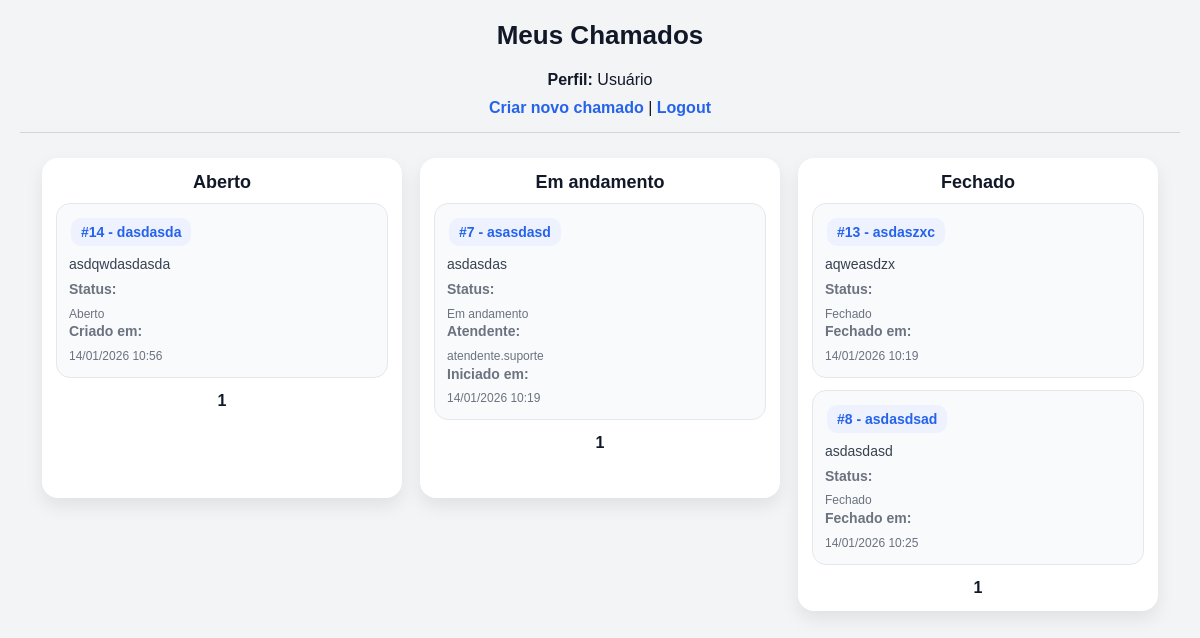
The app's page /meus-chamados (signed in), older data.
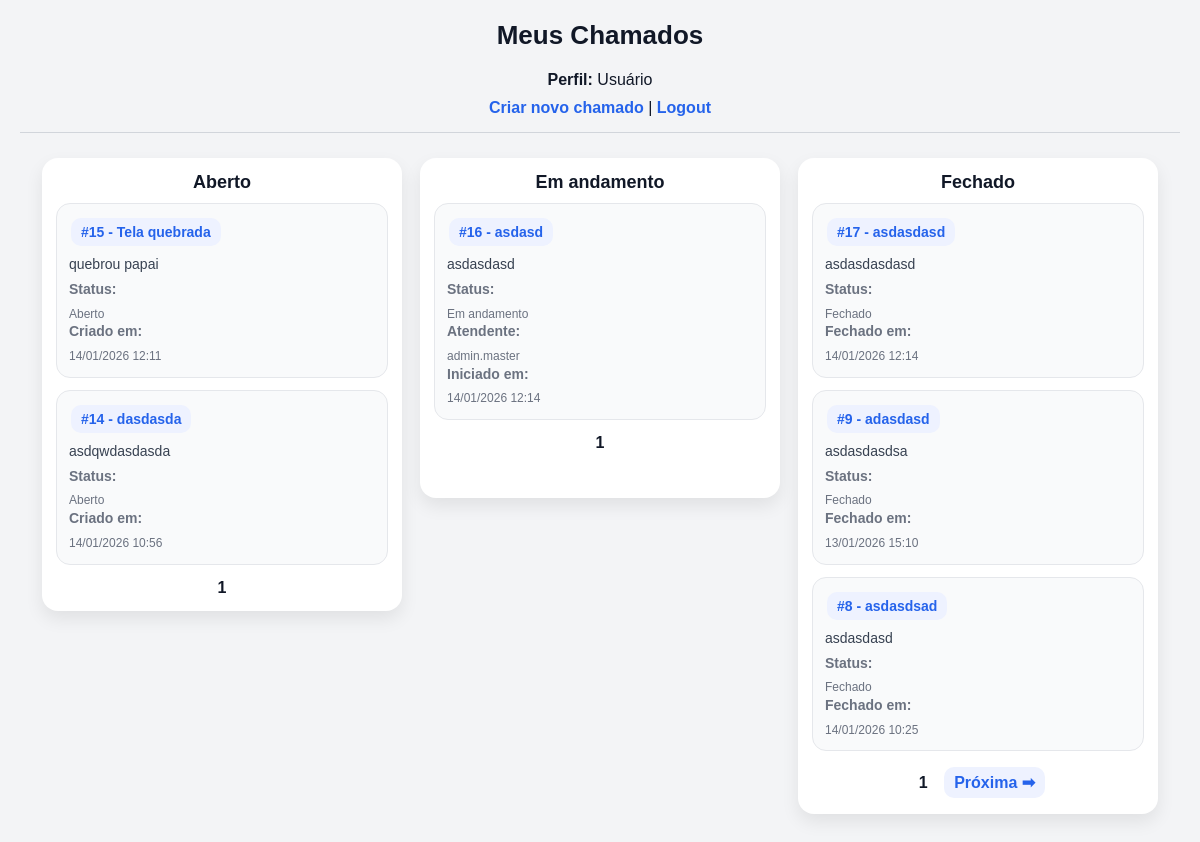
The same page, newer data.
### tables this page shows
CREATE TABLE tickets (
    id INTEGER PRIMARY KEY AUTOINCREMENT, -- ID único do chamado (auto incremento)

    titulo TEXT NOT NULL,                 -- Título do chamado
    descricao TEXT NOT NULL,              -- Descrição do problema

    status TEXT NOT NULL,                 -- Status do ticket: Aberto | Em andamento | Fechado

    user_id INTEGER NOT NULL,             -- ID do usuário que criou o chamado

    attendant_id INTEGER,                 -- ID do atendente responsável (pode ser NULL)

    created_at TEXT NOT NULL,             -- Data/hora de criação do chamado

    started_at TEXT,                      -- Data/hora de início do atendimento (pode ser NULL)
    closed_at TEXT,                       -- Data/hora de fechamento (pode ser NULL)

    is_hidden INTEGER NOT NULL,           -- 0 = visível | 1 = oculto (soft delete)

    hidden_by INTEGER,                    -- ID de quem ocultou (atendente/admin)
    hidden_at TEXT                        -- Data/hora que foi ocultado
);

CREATE TABLE users (
    id INTEGER PRIMARY KEY AUTOINCREMENT,
    username TEXT NOT NULL UNIQUE,
    email TEXT,
    senha TEXT NOT NULL,
    is_admin INTEGER NOT NULL
);

### app.py (the view)
@app.route('/meus-chamados')
def meus_chamados():
    if 'user_id' not in session:
        return redirect(url_for('login'))
    if session.get('nivel') != 0:
        return redirect(url_for('dashboard'))
    abertos_page = int(request.args.get('abertos_page', 1))
    andamento_page = int(request.args.get('andamento_page', 1))
    fechados_page = int(request.args.get('fechados_page', 1))
    base_select = """
        SELECT
            tickets.id,
            tickets.titulo,
            tickets.descricao,
            tickets.status,
            tickets.created_at,
            tickets.started_at,
            tickets.closed_at,
            tickets.is_hidden,
            creator.username,
            attendant.username
        FROM tickets
        JOIN users AS creator ON tickets.user_id = creator.id
        LEFT JOIN users AS attendant ON tickets.attendant_id = attendant.id
        WHERE tickets.is_hidden = 0
          AND tickets.user_id = ?
    """
    abertos, abertos_has_prev, abertos_has_next = paginar_por_status(
        base_select + " AND tickets.status = 'Aberto'",
        (session['user_id'],),
        abertos_page
    )
    andamento, andamento_has_prev, andamento_has_next = paginar_por_status(
        base_select + " AND tickets.status = 'Em andamento'",
        (session['user_id'],),
        andamento_page
    )
    fechados, fechados_has_prev, fechados_has_next = paginar_por_status(
        base_select + " AND tickets.status = 'Fechado'",
        (session['user_id'],),
        fechados_page
    )
    return render_template(
        'meus_chamados_kanban.html',
        abertos=abertos,
        andamento=andamento,
        fechados=fechados,
        abertos_page=abertos_page,
        abertos_has_prev=abertos_has_prev,
        abertos_has_next=abertos_has_next,
        andamento_page=andamento_page,
        andamento_has_prev=andamento_has_prev,
        andamento_has_next=andamento_has_next,
        fechados_page=fechados_page,
        fechados_has_prev=fechados_has_prev,
        fechados_has_next=fechados_has_next
    )

### app.py (called while the page is built)
def get_db_connection():
    conn = sqlite3.connect('database.db')
    conn.row_factory = sqlite3.Row  # melhora leitura (pode acessar por nome se quiser)
    return conn

def paginar_por_status(query_base, params_base, page):
    offset = (page - 1) * PER_PAGE
    conn = get_db_connection()
    cursor = conn.cursor()
    cursor.execute(f"SELECT COUNT(*) AS total FROM ({query_base})", params_base)
    total = cursor.fetchone()['total']
    cursor.execute(query_base + " ORDER BY tickets.id DESC LIMIT ? OFFSET ?",
                   params_base + (PER_PAGE, offset))
    itens = cursor.fetchall()
    conn.close()
    has_prev = page > 1
    has_next = (offset + PER_PAGE) < total
    return itens, has_prev, has_next

### templates/meus_chamados_kanban.html (shortened to what this page needs)
{% extends "base.html" %}
{% block content %}
<h1>Meus Chamados</h1>
<p style="text-align:center;">
    <strong>Perfil:</strong> Usuário
</p>
<p style="text-align:center; margin-top:10px;">
    <a href="{{ url_for('create_ticket') }}">Criar novo chamado</a> |
    <a href="{{ url_for('logout') }}">Logout</a>
</p>
<hr>
<div class="kanban">
    <div class="coluna">
        <h3>Aberto</h3>
        {% for t in abertos %}
            <div class="card">
                <strong>
                    <a href="{{ url_for('ticket_detail', ticket_id=t[0]) }}">
                        #{{ t[0] }} - {{ t[1] }}
                    </a>
                </strong>
                <p>{{ t[2] }}</p>
                <small>
                    <strong>Status:</strong> {{ t[3] }}<br>
                    <strong>Criado em:</strong> {{ t[4] }}
                </small>
            </div>
        {% else %}
            <p class="vazio">Nenhum chamado aberto.</p>
        {% endfor %}
        <div style="text-align:center; margin-top:10px;">
            <strong style="margin: 0 10px;">{{ abertos_page }}</strong>
        </div>
    </div>
    <div class="coluna">
        <h3>Em andamento</h3>
        {% for t in andamento %}
            <div class="card">
                <strong>
                    <a href="{{ url_for('ticket_detail', ticket_id=t[0]) }}">
                        #{{ t[0] }} - {{ t[1] }}
                    </a>
                </strong>
                <p>{{ t[2] }}</p>
                <small>
                    <strong>Status:</strong> {{ t[3] }}<br>
                    <strong>Atendente:</strong> {{ t[9] or "—" }}<br>
                    <strong>Iniciado em:</strong> {{ t[5] or "—" }}
                </small>
            </div>
        {% else %}
            <p class="vazio">Nenhum chamado em andamento.</p>
        {% endfor %}
        <div style="text-align:center; margin-top:10px;">
            <strong style="margin: 0 10px;">{{ andamento_page }}</strong>
        </div>
    </div>
    <div class="coluna">
        <h3>Fechado</h3>
        {% for t in fechados %}
            <div class="card">
                <strong>
                    <a href="{{ url_for('ticket_detail', ticket_id=t[0]) }}">
                        #{{ t[0] }} - {{ t[1] }}
                    </a>
                </strong>
                <p>{{ t[2] }}</p>
                <small>
                    <strong>Status:</strong> {{ t[3] }}<br>
                    <strong>Fechado em:</strong> {{ t[6] or "—" }}
                </small>
            </div>
        {% else %}
            <p class="vazio">Nenhum chamado fechado.</p>
        {% endfor %}
        <div style="text-align:center; margin-top:10px;">
            <strong style="margin: 0 10px;">{{ fechados_page }}</strong>
            {% if fechados_has_next %}
                <a href="{{ url_for('meus_chamados',
                    abertos_page=abertos_page,
                    andamento_page=andamento_page,
                    fechados_page=fechados_page+1
                ) }}">Próxima ➡</a>
            {% endif %}
        </div>
    </div>
</div>
{% endblock %}

Row changes from the older to the newer data that the page shows:
no longer on this page (row edited): tickets: id "7", titulo "asasdasd", descricao "asdasdas", status "Em andamento", username "atendente.suporte", started_at "14/01/2026 10:19"
no longer on this page (row edited): tickets: id "13", titulo "asdaszxc", descricao "aqweasdzx", status "Fechado", closed_at "14/01/2026 10:19"
added tickets: id "15", titulo "Tela quebrada", descricao "quebrou papai", status "Aberto", created_at "14/01/2026 12:11"
added tickets: id "16", titulo "asdasd", descricao "asdasdasd", status "Em andamento", username "admin.master", started_at "14/01/2026 12:14"
added tickets: id "17", titulo "asdasdasd", descricao "asdasdasdasd", status "Fechado", closed_at "14/01/2026 12:14"
now on this page (row edited): tickets: id "9", titulo "adasdasd", descricao "asdasdasdsa", status "Fechado", closed_at "13/01/2026 15:10"
Text that changed along with them:
text now shown: "Próxima ➡"
